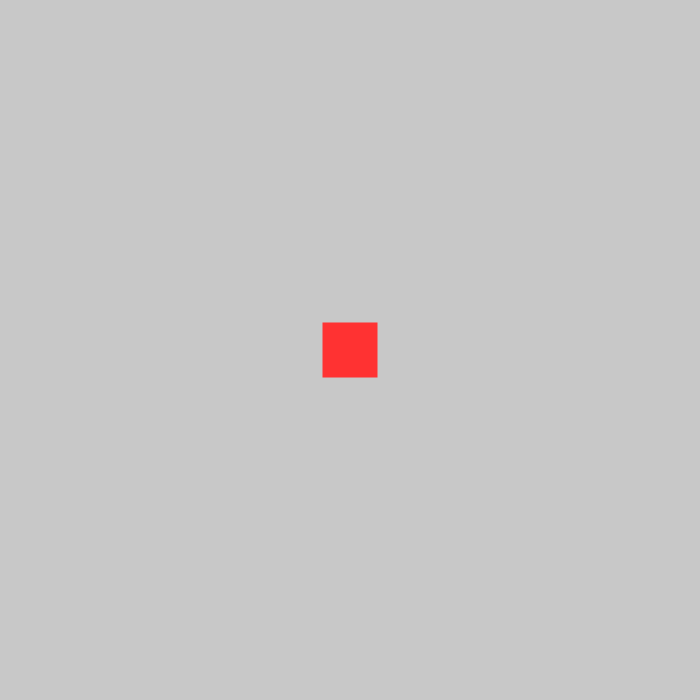
Frame 1 (no input)
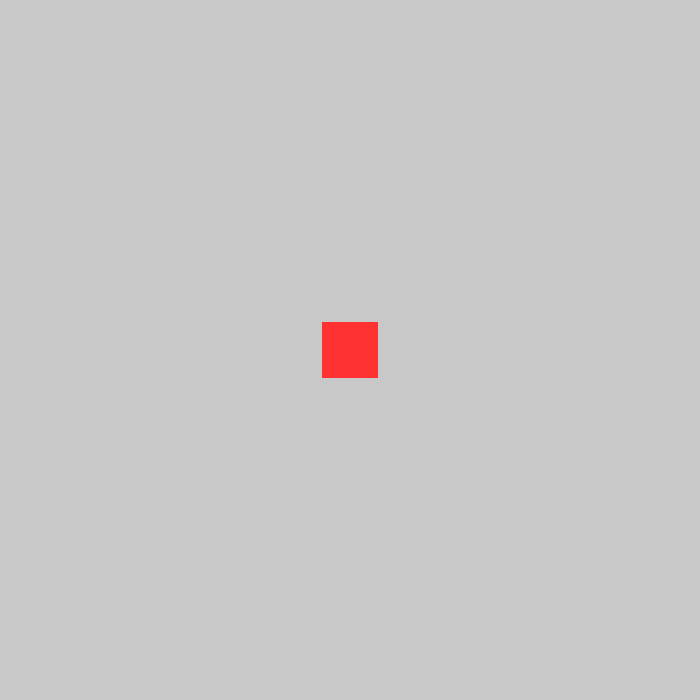
Frame 60 (no input)
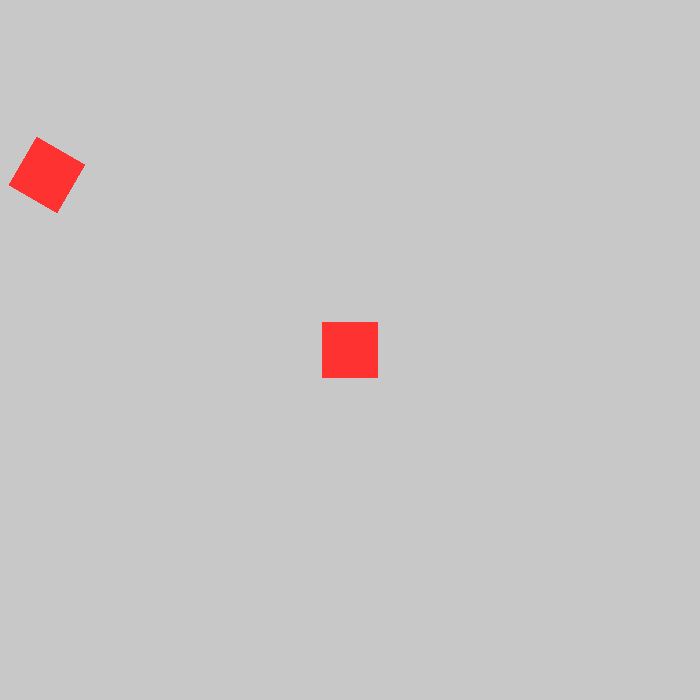
Frame 120 (the mouse pressed at the canvas centre since frame 60)

The p5.js sketch that drew these frames (run headless with seeded random() and noise() and a simulated clock; from frame 60 on, the mouse is pressed at the canvas centre):

// p5.js sketch
// ── sketch.js
var angle;
function setup() {
    createCanvas(700,700);
    background(200);
    noStroke();
    rectMode(CENTER);
    angleMode(DEGREES);
}

function draw() {
	translate(width/2,height/2);
	fill(255,50,50);
	angle = map(mouseX,0,600,0,360);
	push();
	rotate(angle);
	rect(mouseX,0,55,55);
	pop();
}
